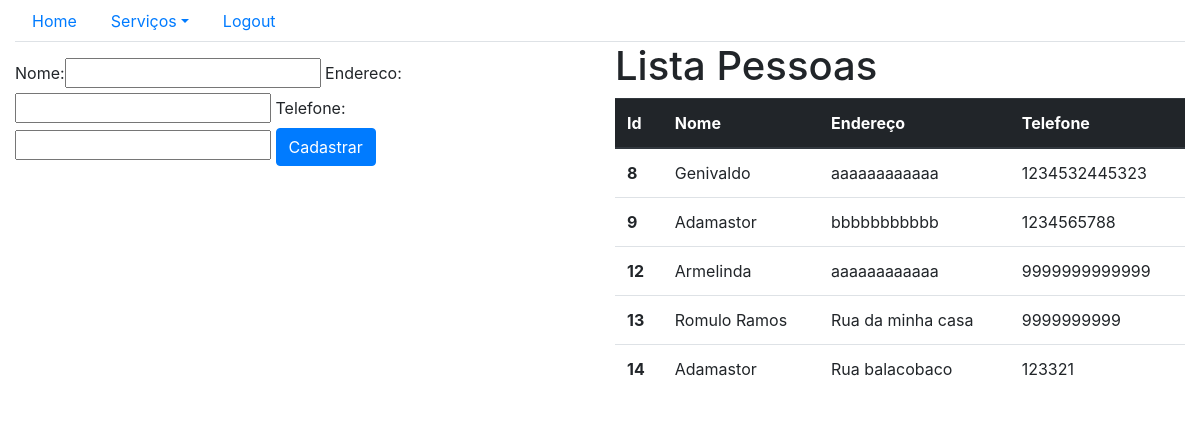
/sistema/pessoa, run on an earlier commit of the app's database.
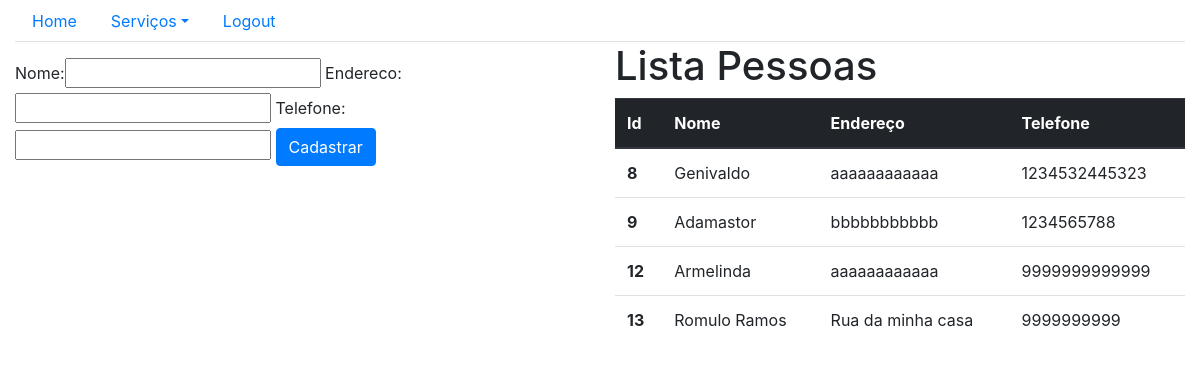
And on a later commit of the database.
### core/models.py (models this page shows, shortened)
class Pessoa(models.Model):
    nome = models.CharField(max_length=100)
    endereco = models.CharField(max_length=200)
    telefone = models.CharField(max_length=20)

### core/views.py (the view)
# urls.py: path('pessoa', pessoa_lista, name='core_pessoa_lista'),
def pessoa_lista(request):
    lista = Pessoa.objects.all() #efetua a busca no banco de todos os objetos dessa classe
    form = PessoaForm()
    data = {'pessoas':lista, 'form':form}
    return render(request, 'core/pessoa_lista.html', data)

### core/form.py
class PessoaForm(ModelForm):
    class Meta:
        model = Pessoa
        fields = '__all__'

### core/templates/core/pessoa_lista.html (shortened to what this page needs)
{% extends 'base.html' %}
{% load bootstrap %}
{%block menu%}
    <ul class="nav nav-tabs">
        <li class="nav-item">
            <a class="nav-link" href="{% url 'core_home' %}">Home</a>
        </li>
        <li class="nav-item dropdown">
            <a class="nav-link dropdown-toggle" data-toggle="dropdown" href="#" role="button" aria-haspopup="true" aria-expanded="false">Serviços</a>
        </li>
        <li class="nav-item">
            <a class="nav-link" href="">Logout</a>
        </li>
    </ul>
{%endblock%}
{% block main %}
    <div class="row">
        <div class="col-sm-6" style="padding-top: 1rem">
            <form action="{% url 'core_pessoa_novo' %}" method="POST">
                {{ form|bootstrap }}
                <button type="submit" class="btn btn-primary">Cadastrar</button>
            </form>
        </div>
        <div class="col-sm-6">
            <h1>Lista Pessoas</h1>
            <table class="table table-hover">
                <thead class="thead-dark">
                    <tr>
                    <th scope="col">Id</th>
                    <th scope="col">Nome</th>
                    <th scope="col">Endereço</th>
                    <th scope="col">Telefone</th>
                    </tr>
                </thead>
                <tbody>
                    {% for pessoa in pessoas %}
                    <tr onclick="location.href = '{% url 'core_pessoa_update' pessoa.id%}';">
                        <th scope="row">{{pessoa.id}}</th>
                        <td>{{pessoa.nome}}</td>
                        <td>{{pessoa.endereco}}</td>
                        <td>{{pessoa.telefone}}</td>
                    </tr>
                    {% endfor %}
                </tbody>
            </table>
        </div>
    </div>
{% endblock%}

What changed in the data, as far as the page shows it:
removed Pessoa: id "14", nome "Adamastor", endereco "Rua balacobaco", telefone "123321"
